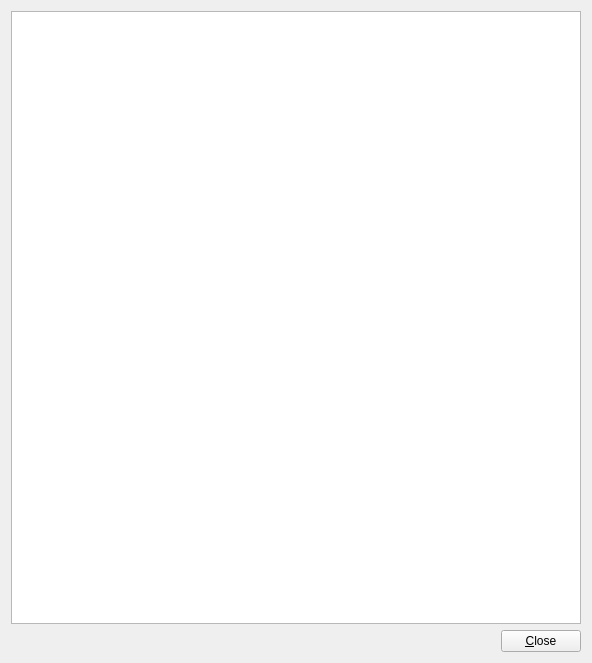
<?xml version="1.0" encoding="UTF-8"?><ui version="4.0"><comment>
###############################################################################
#
#  EGSnrc user interface for egs_gui run output
#  Copyright (C) 2015 National Research Council Canada
#
#  This file is part of EGSnrc.
#
#  EGSnrc is free software: you can redistribute it and/or modify it under
#  the terms of the GNU Affero General Public License as published by the
#  Free Software Foundation, either version 3 of the License, or (at your
#  option) any later version.
#
#  EGSnrc is distributed in the hope that it will be useful, but WITHOUT ANY
#  WARRANTY; without even the implied warranty of MERCHANTABILITY or FITNESS
#  FOR A PARTICULAR PURPOSE.  See the GNU Affero General Public License for
#  more details.
#
#  You should have received a copy of the GNU Affero General Public License
#  along with EGSnrc. If not, see http://www.gnu.org/licenses/.
#
###############################################################################
#
#  Author:          Iwan Kawrakow, 2003
#
#  Contributors:    Ernesto Mainegra-Hing
#
###############################################################################
</comment>
<class>PEGS_RunOutput</class>
 <widget class="QWidget" name="PEGS_RunOutput">
  <property name="geometry">
   <rect>
    <x>0</x>
    <y>0</y>
    <width>592</width>
    <height>663</height>
   </rect>
  </property>
  <property name="windowTitle">
   <string>PEGS Output</string>
  </property>
  <layout class="QVBoxLayout">
   <item>
    <widget class="QTextEdit" name="run_output"/>
   </item>
   <item>
    <layout class="QHBoxLayout">
     <item>
      <spacer name="spacer6">
       <property name="orientation">
        <enum>Qt::Horizontal</enum>
       </property>
       <property name="sizeType">
        <enum>QSizePolicy::Expanding</enum>
       </property>
       <property name="sizeHint" stdset="0">
        <size>
         <width>396</width>
         <height>21</height>
        </size>
       </property>
      </spacer>
     </item>
     <item>
      <widget class="QPushButton" name="pushButton8">
       <property name="text">
        <string>&amp;Close</string>
       </property>
      </widget>
     </item>
    </layout>
   </item>
  </layout>
 </widget>
 <layoutdefault spacing="6" margin="11"/>
 <pixmapfunction>qPixmapFromMimeSource</pixmapfunction>
 <customwidgets>
 </customwidgets>
 <resources/>
 <connections>
  <connection>
   <sender>pushButton8</sender>
   <signal>clicked()</signal>
   <receiver>PEGS_RunOutput</receiver>
   <slot>hideWindow()</slot>
   <hints>
    <hint type="sourcelabel">
     <x>20</x>
     <y>20</y>
    </hint>
    <hint type="destinationlabel">
     <x>20</x>
     <y>20</y>
    </hint>
   </hints>
  </connection>
 </connections>
</ui>
